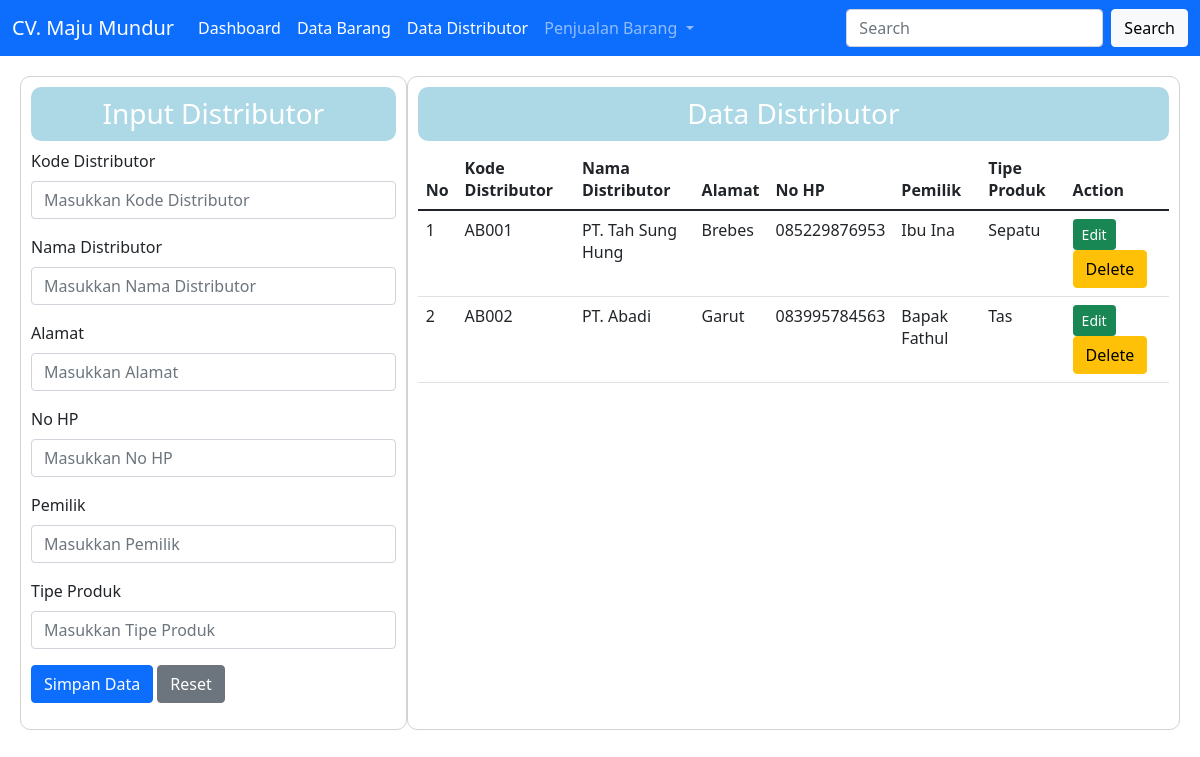
The app's page /data_distributor.php with its own data.
### tables this page shows
CREATE TABLE `tbl_distributor` (
  `kd_distributor` varchar(15) NOT NULL,
  `nm_distributor` varchar(40) NOT NULL,
  `alamat` text NOT NULL,
  `nohp` varchar(15) NOT NULL,
  `pemilik` varchar(30) NOT NULL,
  `tipe_produk` varchar(40) NOT NULL
);

### database.php (called while the page is built, shortened)
<?php
class database {
	var $host 	= "localhost";
	var $user 	= "root";
	var $pass 	= "";
	var $db 	= "project-rai";
	var $koneksi= "";
	function __construct () {
			$this->koneksi = mysqli_connect ($this->host, $this->user,
			$this->pass, $this->db);
	}
	function data_distributor(){
		$data_distributor = mysqli_query($this->koneksi,"SELECT * FROM tbl_distributor");
		while($row = mysqli_fetch_array($data_distributor)){
			$hasil_distributor[] = $row;
		}
		return $hasil_distributor;
	}
}
	?>

### data_distributor.php (the view, shortened to what this page needs)
<?php
class dashboard{
  function __construct(){
    include"menu.php";
  }
}
  $halaman_utama = new dashboard;
include 'database.php';
$db = new database();
$data_distributor = $db->data_distributor();
?>
<!doctype html>
<html lang="en">
  <head>
    <link href="https://cdn.jsdelivr.net/npm/bootstrap@5.1.3/dist/css/bootstrap.min.css" rel="stylesheet">
  </head>
  <body>
  <?php include "form_distributor.php"; ?>
  <div class="col-8" style="border: 1px solid lightgray; border-radius: 10px; padding: 10px;">
  <h3 style="text-align: center; background-color: lightblue; border-radius: 10px; color: white; padding: 10px;">Data Distributor</h3>
    <table class="table">
  <thead>
    <tr>
      <th scope="col">No</th>
      <th scope="col">Kode Distributor</th>
      <th scope="col">Nama Distributor</th>
      <th scope="col">Alamat</th>
      <th scope="col">No HP</th>
      <th scope="col">Pemilik</th>
      <th scope="col">Tipe Produk</th>
      <th scope="col">Action</th>
    </tr>
  </thead>
  <tbody>
    <?php
    $no = 1;
    foreach($data_distributor as $row) {
      ?>
      <tr>
        <td><?php echo $no++; ?></td>
        <td><?php echo $row['kd_distributor'] ?></td>
        <td><?php echo $row['nm_distributor'] ?></td>
        <td><?php echo $row['alamat'] ?></td>
        <td><?php echo $row['nohp'] ?></td>
        <td><?php echo $row['pemilik'] ?></td>
        <td><?php echo $row['tipe_produk'] ?></td>
        <td><?php echo"<a href='data_distributor.php?&edit=update&&id=$row[kd_distributor]' class='btn btn-sm btn-success'> Edit </a>";?> <a href = "<?php echo "proses_distributor.php?aksi=delete&&id=$row[kd_distributor]"; ?>" class = "btn btn-m btn-warning" onclick ="javascript: return confirm('Apakah Anda yakin ingin menghapus data ini ?')"> Delete</a></td>
      </tr>
      <?php
    }
    ?>
  </tbody>
</table>
  </div>
  </div>
  </body>
</html>

### menu.php (shortened to what this page needs)
<nav class="navbar navbar-expand-lg navbar-dark bg-primary">
    <div class="container-fluid">
        <div class="collapse navbar-collapse" id="navbarTogglerDemo01">
            <a class="navbar-brand" href="#">CV. Maju Mundur</a>
            <ul class="navbar-nav me-auto mb-2 mb-lg-0">
                <li class="nav-item">
                    <a class="nav-link active" aria-current="page" href="index.php">Dashboard</a>
                </li>
                <li class="nav-item">
                    <a class="nav-link active" aria-current="page" href="data_barang.php">Data Barang</a>
                </li>
                <li class="nav-item">
                    <a class="nav-link active" aria-current="page" href="data_distributor.php">Data Distributor</a>
                </li>
                <li class="nav-item dropdown">
                    <a class="nav-link dropdown-toggle" href="#" id="navbarScrollingDropdown" role="button"
                        data-bs-toggle="dropdown" aria-expanded="false">
                        Penjualan Barang
                    </a>
                </li>
            </ul>
            <form class="d-flex mb-2 mb-lg-0">
                <input class="form-control me-2" type="search" placeholder="Search" aria-label="Search">
                <button class="btn btn-light" type="submit">Search</button>
            </form>
        </div>
    </div>
</nav>

### form_distributor.php (shortened to what this page needs)
<div class="row" style="margin: 20px;">
<?php
function Tambah_data(){
?>
  <div class="col-4" style="border: 1px solid lightgray; border-radius: 10px; padding: 10px;">
  <h3 style="text-align: center; background-color: lightblue; border-radius: 10px; color: white; padding: 10px;">Input Distributor</h3>
  <div class="mb-3">
  <form method = "POST" action ="<?php echo "proses_distributor.php?aksi=tambah"; ?>" enctype="multipart/form-data">
  <label class="form-label">Kode Distributor</label>
  <input type="text" name="kd_distributor" class="form-control" placeholder="Masukkan Kode Distributor">
  </div>
  <div class="mb-3">
  <label class="form-label">Nama Distributor</label>
  <input type="text" name ="nm_distributor" class="form-control" placeholder="Masukkan Nama Distributor">
  </div>
  <div class="mb-3">
  <label class="form-label">Alamat</label>
  <input type="text" name ="alamat"class="form-control" placeholder="Masukkan Alamat">
  </div>
  <div class="mb-3">
  <label class="form-label">No HP</label>
  <input type="text" name ="nohp" class="form-control" placeholder="Masukkan No HP">
  </div>
  <div class="mb-3">
  <label class="form-label">Pemilik</label>
  <input type="text" name ="pemilik" class="form-control" placeholder="Masukkan Pemilik">
  </div>
  <div class="mb-3">
  <label class="form-label">Tipe Produk</label>
  <input type="text" name ="tipe_produk" class="form-control" placeholder="Masukkan Tipe Produk">
  </div>
  <div class="mb-3">
  <input type="submit" name="simpan" class="btn btn-primary" value="Simpan Data">
  <input type="reset" class="btn btn-secondary" value="Reset">
  </div>
  </div>
  <?php } ?>
  <?php
  $edit = $_GET ['edit'];
  if ($edit == "update") {
    Update_Distributor();
  }else{
    Tambah_data();
  }
  ?>

### records on screen
tbl_distributor: kd_distributor "AB001", nm_distributor "PT. Tah Sung Hung", alamat "Brebes", nohp "085229876953", pemilik "Ibu Ina", tipe_produk "Sepatu"
tbl_distributor: kd_distributor "AB002", nm_distributor "PT. Abadi", alamat "Garut", nohp "083995784563", pemilik "Bapak Fathul", tipe_produk "Tas"
